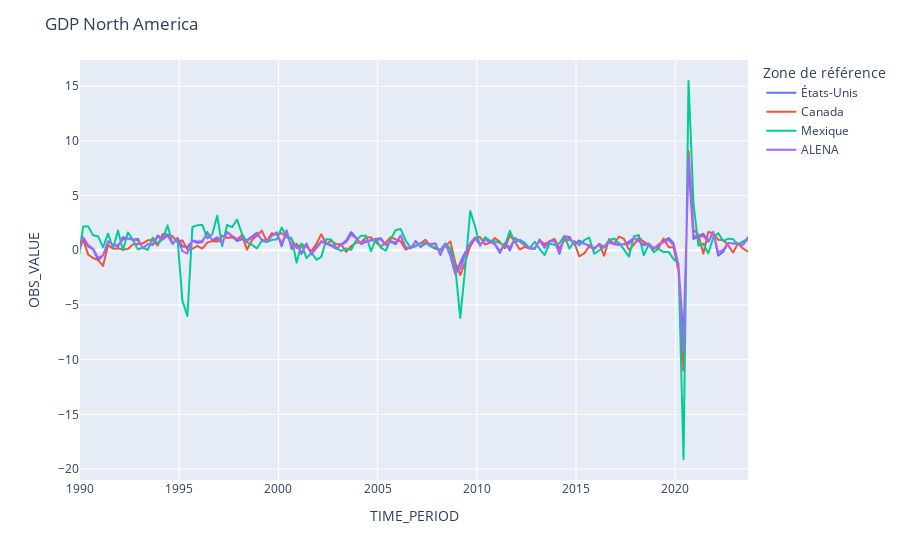

This figure's notebook cell:
### Code cell
fig = px.line(na_gdp, x='TIME_PERIOD', y="OBS_VALUE", color='Zone de référence')
fig.update_layout(xaxis_range=['1990-01-01','2023-09-01'],
                  title_text= "GDP North America")
fig.show()

### Figure 1 — Plotly figure (JSON) as saved in the notebook; plotly's stock layout.template omitted (floating-point values rounded to 4 significant figures; data arrays with more than 128 entries replaced by an {"elided": "..."} marker saying what was removed)
{"data": [{"hovertemplate": "Zone de référence=États-Unis<br>TIME_PERIOD=%{x}<br>OBS_VALUE=%{y}<extra></extra>", "legendgroup": "États-Unis", "line": {"color": "#636efa", "dash": "solid"}, "marker": {"symbol": "circle"}, "mode": "lines", "name": "États-Unis", "showlegend": true, "type": "scattergl", "x": {"elided": "307 str values"}, "xaxis": "x", "y": {"elided": "307 float values"}, "yaxis": "y"}, {"hovertemplate": "Zone de référence=Canada<br>TIME_PERIOD=%{x}<br>OBS_VALUE=%{y}<extra></extra>", "legendgroup": "Canada", "line": {"color": "#EF553B", "dash": "solid"}, "marker": {"symbol": "circle"}, "mode": "lines", "name": "Canada", "showlegend": true, "type": "scattergl", "x": {"elided": "251 str values"}, "xaxis": "x", "y": {"elided": "251 float values"}, "yaxis": "y"}, {"hovertemplate": "Zone de référence=Mexique<br>TIME_PERIOD=%{x}<br>OBS_VALUE=%{y}<extra></extra>", "legendgroup": "Mexique", "line": {"color": "#00cc96", "dash": "solid"}, "marker": {"symbol": "circle"}, "mode": "lines", "name": "Mexique", "showlegend": true, "type": "scattergl", "x": {"elided": "255 str values"}, "xaxis": "x", "y": {"elided": "255 float values"}, "yaxis": "y"}, {"hovertemplate": "Zone de référence=ALENA<br>TIME_PERIOD=%{x}<br>OBS_VALUE=%{y}<extra></extra>", "legendgroup": "ALENA", "line": {"color": "#ab63fa", "dash": "solid"}, "marker": {"symbol": "circle"}, "mode": "lines", "name": "ALENA", "showlegend": true, "type": "scattergl", "x": {"elided": "247 str values"}, "xaxis": "x", "y": {"elided": "247 float values"}, "yaxis": "y"}], "layout": {"legend": {"title": {"text": "Zone de référence"}, "tracegroupgap": 0}, "margin": {"t": 60}, "title": {"text": "GDP North America"}, "xaxis": {"anchor": "y", "domain": [0, 1], "range": ["1990-01-01", "2023-09-01"], "title": {"text": "TIME_PERIOD"}}, "yaxis": {"anchor": "x", "domain": [0, 1], "title": {"text": "OBS_VALUE"}}}}
